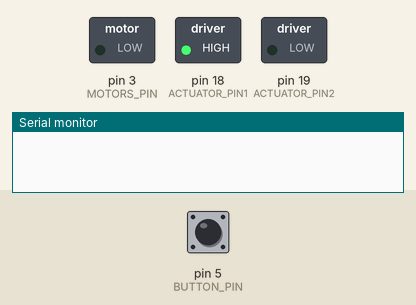
This sketch was run on a simulated Arduino Uno, built with avr-gcc and run on an emulated ATmega328P. On the bench: switched loads named in the sketch (green lamp = pin HIGH), the last lines printed to the serial monitor. Inputs (shaded band) come from the test bench; at power-on: pin 5 (BUTTON_PIN) HIGH. Pins used as bus, display or sensor lines are not drawn.

Above: at 4.2 s.
4.3 s: pin 5 (BUTTON_PIN) pulled LOW for 0.15 s
At 9.3 s:
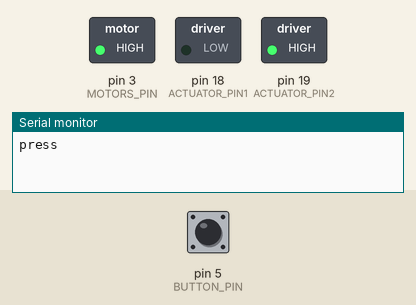
At 13.2 s:
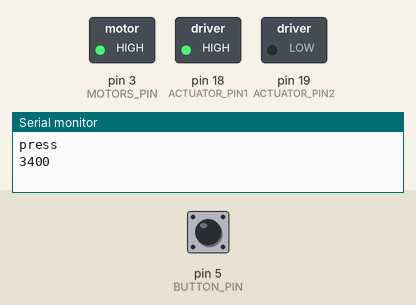
Timing chart, 0 to 19.3 s (numbered marks = the images above; inputs shaded):
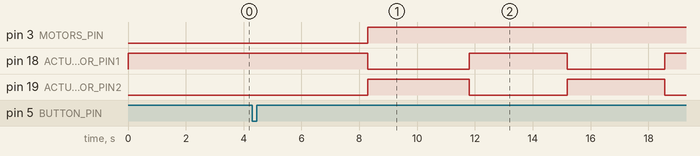

The sketch:

motatel2.ino
```cpp
// во избежание проблем с переменными, все глобальные переменные лучше объявлять в самой первой вкладке
// в главном файле скетча располагаем все настройки, подключаем библиотеки, объявляем глобальные переменные. здесь же оставляем блоки setup() и loop()
// остальной код пакуем в функции (урок по функциям) и располагаем в остальных вкладках, группируя по смыслу
// without for

// включить режим отладки
#define DEBUG_ENABLE 1

#ifdef DEBUG_ENABLE
#define DEBUG(x) Serial.println(x)
#else
#define DEBUG(x)
#endif


// #include <GyverOLED.h>

#define COLOR_RED_PIN 8
#define COLOR_GREEN_PIN 7
#define COLOR_BLUE_PIN 9

#define MOTORS_PIN 3
#define ACTUATOR_PIN1 18
#define ACTUATOR_PIN2 19

#define BUTTON_PIN 5

#define BUTTON_DEBOUNCE_TIME 100
#define BLINK_TIME 1000
// #define TIME_DISPLAY_UPDATE 1000
// #define TIME_WINDING_FOR_DISPLAY 99

// время задержки на возврат штока в начальную позицию если на время запуска он был выдвинут
#define TIME_BACK_SHTOK 10000
// время на изначального выдвижения штока
#define TIME_BEGIN_STEP_SHTOK 3500


// int total_time_winding = TIME_WINDING_FOR_DISPLAY;
bool flag = false;
uint32_t btnTimer = 0, timerDisplayUpdate = 0;

// GyverOLED<SSD1306_128x64, OLED_NO_BUFFER> oled;

void setup() {

#ifdef DEBUG_ENABLE
  Serial.begin(9600);
#endif

  pinMode(BUTTON_PIN, INPUT_PULLUP);
  pinMode(MOTORS_PIN , OUTPUT);

  pinMode(ACTUATOR_PIN1, OUTPUT);
  pinMode(ACTUATOR_PIN2, OUTPUT);

  pinMode(COLOR_RED_PIN, OUTPUT);
  pinMode(COLOR_GREEN_PIN, OUTPUT);
  pinMode(COLOR_BLUE_PIN, OUTPUT);

  // oled.init();
  // oled.setScale(4);

  turn_light('*');
  turn_light('r');

  // откат если выдвинут
  back_actuator();
  delay(3000);

  // start_winding();

}

void loop() {

  turn_light('g');

  button_is_click_with_debounce();

  // if (millis() - timerDisplayUpdate >= TIME_DISPLAY_UPDATE) {
  //   display_timer_update();
  //   timerDisplayUpdate = millis();
  // }
}

void button_is_click_with_debounce() {
  bool btnState = !digitalRead(BUTTON_PIN);
  if (btnState && !flag && millis() - btnTimer > BUTTON_DEBOUNCE_TIME) {
    flag = true;
    btnTimer = millis();
    DEBUG(F("press"));
    start_winding();
  }
  if (!btnState && flag && millis() - btnTimer > BUTTON_DEBOUNCE_TIME) {
    flag = false;
    btnTimer = millis();
    DEBUG(F("release"));

  }
}

void start_winding() {

    // время начального шага намотки

    blink_two_color('g', 'b');

    uint32_t time_step = 3400;

    run_motors();
    forward_actuator();

    // первое выдвижение штока с включеными двигателями
    delay(TIME_BEGIN_STEP_SHTOK);

    // постепенное уменьшение шага намотки

    for (int i = 0; i <= 20; i++) {

      // Serial.print(counter++);Serial.print(" ");
      DEBUG(time_step);
      back_actuator();
      delay(time_step);
      forward_actuator();

      // запас на переключение актуатора
      delay(time_step - 35);
      time_step -= 35;
    }

    stop_motors();
    back_actuator();
    blink_two_color('b', 'g');
}

void run_motors() {
  analogWrite(MOTORS_PIN , 255);  // включить на 100%
}

void stop_motors() {
  analogWrite(MOTORS_PIN , LOW);  // выключить полностью
}

void forward_actuator() {
  digitalWrite(ACTUATOR_PIN1, LOW);
  digitalWrite(ACTUATOR_PIN2, HIGH);
}

void back_actuator() {
  digitalWrite(ACTUATOR_PIN1, HIGH);
  digitalWrite(ACTUATOR_PIN2, LOW);
}

void turn_light(char color_code) {
  switch (color_code) {
    case 'r':
      digitalWrite(COLOR_RED_PIN, 0);
      digitalWrite(COLOR_GREEN_PIN, 1);
      digitalWrite(COLOR_BLUE_PIN, 1);
      break;
    case 'g':
      digitalWrite(COLOR_RED_PIN, 1);
      digitalWrite(COLOR_GREEN_PIN, 0);
      digitalWrite(COLOR_BLUE_PIN, 1);
      break;
    case 'b':
      digitalWrite(COLOR_RED_PIN, 1);
      digitalWrite(COLOR_GREEN_PIN, 1);
      digitalWrite(COLOR_BLUE_PIN, 0);
      break;
    //  no color
    case '*':
      digitalWrite(COLOR_RED_PIN, 1);
      digitalWrite(COLOR_GREEN_PIN, 1);
      digitalWrite(COLOR_BLUE_PIN, 1);
      break;
  }
}

void blink_two_color(char color_code1, char color_code2) {
  int counter = 4;
  bool flag = true;
  while (counter) {
    turn_light((flag) ? color_code1 : color_code2);
    flag = !flag;
    counter--;
    delay(BLINK_TIME);
  }
}

void display_timer_update() {
  // oled.clear();
  // oled.setCursor(45, 3);
  // oled.print(total_time_winding--);
  // if (!total_time_winding) total_time_winding = TIME_WINDING;
}
```

Measured:
- after the input at 4.3 s, pin 3 (MOTORS_PIN): LOW → HIGH after 4.0 s; pin 18 (ACTUATOR_PIN1), pin 19 (ACTUATOR_PIN2): alternates HIGH for 3.4 s and LOW for 3.4 s, starting after 4.0 s
